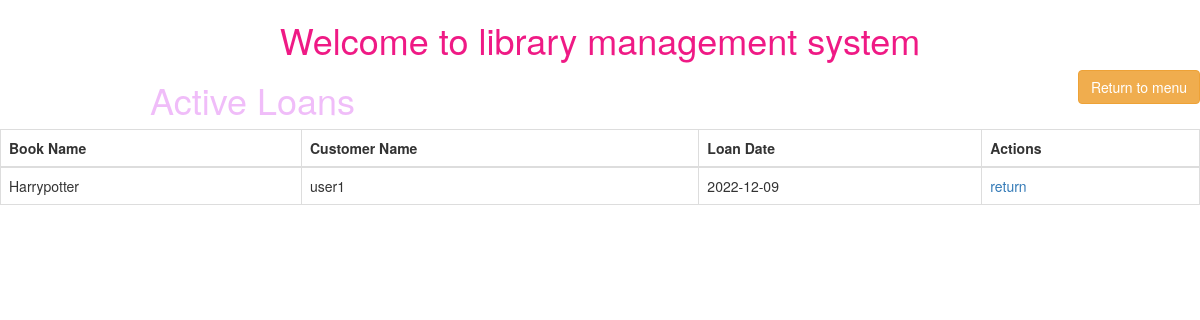
Page /management/active-loans/ (signed in) on the committed database.
### management/models.py (models this page shows, shortened)
class Loans(models.Model):
    id = models.AutoField(db_column="id", primary_key=True)
    loan_date = models.DateTimeField(null=True, blank=True)
    return_date = models.DateTimeField(null=True, blank=True)
    customer = models.ForeignKey(Customers,related_name='loans',on_delete=models.CASCADE)
    book = models.ForeignKey(Books,related_name='loans',on_delete=models.CASCADE)

class Books(models.Model):
    upto_10_days =1
    upto_5_days =2
    upto_2_days =3
    TYPES = (
        (upto_10_days, 'up to 10 days'),
        (upto_5_days, 'up to 5 days'),
        (upto_2_days, 'up to 2 days'),
    )
    id = models.AutoField(db_column="id", primary_key=True)
    name = models.CharField(max_length=200)
    author = models.CharField(max_length=200)
    year_published = models.IntegerField()
    type = models.IntegerField(choices=TYPES)

class Customers(models.Model):
    id = models.AutoField(db_column="id", primary_key=True)
    name = models.CharField(max_length=200)
    city = models.CharField(max_length=200)
    age = models.IntegerField()

### management/views.py (the view)
# urls.py: path('active-loans/', active_loans, name="active_loans"),
@login_required(login_url='/accounts/login/')
def active_loans(request):
    loans = Loans.objects.filter(return_date__isnull=True)
    context={'loans':loans}
    html_template = loader.get_template('active_loans.html')
    return HttpResponse(html_template.render(context, request))

### management/templates/active_loans.html (shortened to what this page needs)
{%extends 'base.html' %} {%block title%} Active Loans {%endblock%}
 {%block h1%} Active Loans {%endblock%}
  {%block content%}
{%if not loans%}
<p>There are no active loans.</p>
{%else%}
<table class="table table-bordered">
  <thead>
    <tr>
      <th>Book Name</th>
      <th>Customer Name</th>
      <th>Loan Date</th>
      <th>Actions</th>
    </tr>
  </thead>
  <tbody>
    {%for loan in loans%}
    <tr>
      <td>
        {{loan.book.name}}
      </td>
      <td>
        {{loan.customer.name}}
      </td>
      <td>{{loan.loan_date|date:'Y-m-d'}}</td>
      <td> <a href="{%url 'return_book' loan.id%}">return</a></td>
    </tr>
    {%endfor%}
  </tbody>
</table>
{%endif%}
  {%endblock%}

### management/templates/base.html (style rules this page uses)
body, html { height: 100%; }
.bg { background-image: url("https://img.freepik.com/free-photo/book-library-with-open-textbook_1150-5920.jpg"); height: 100%; background-position: center; background-repeat: no-repeat; background-size: cover; }

### rows in the picture
Loans: book.name "Harrypotter", customer.name "user1", loan_date "2022-12-09"
